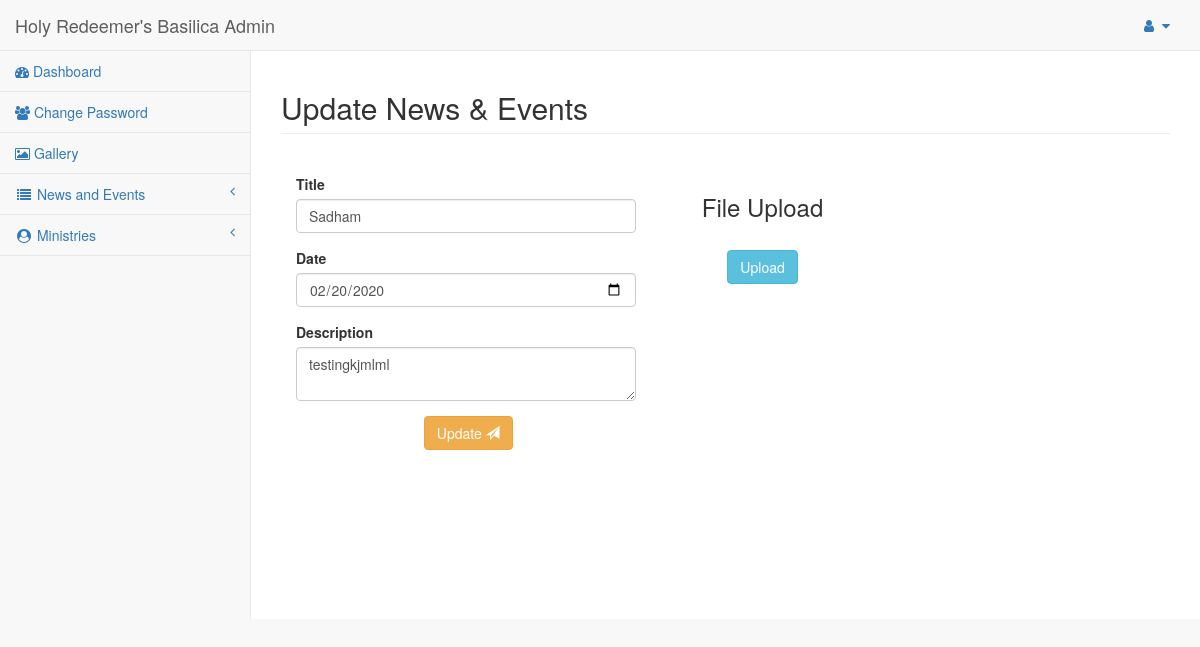
Page /admin-panel/newsform1_edit.php?id=1 (signed in) on the committed database.
### tables this page shows
CREATE TABLE `news_one` (
  `id` int(11) unsigned NOT NULL AUTO_INCREMENT,
  `title_one` varchar(100) DEFAULT NULL,
  `date_one` date DEFAULT NULL,
  `description_one` text,
  PRIMARY KEY (`id`)
);

### admin-panel/newsform1_edit.php (the view, shortened to what this page needs)
<?php
include "connect.php" ;
$editID = $_REQUEST['id'];
$select = mysqli_query($connect,"select * from news_one where id='$editID'");
$fetch = mysqli_fetch_assoc($select);
?>
<?php include BASE_PATH.'/includes/header.php'; ?>
<div id="page-wrapper">
	<div class="row">
		<div class="col-lg-12">
			<h2 class="page-header">Update News & Events</h2>
		</div>
	</div>
	<br>
	<form class="form" action="" name="news1" method="post" enctype="">
		<fieldset>
			<div class="col-md-5">
				<div class="form-group">
					<label for="title">Title</label>
					  <input type="text" name="title_one" placeholder="title" class="form-control" required="required" value= "<?php echo $fetch['title_one'];?>" >
				</div>
				<div class="form-group">
					<label for="date">Date</label>
					<input type="date" name="date_one"  placeholder="mm/dd/yyyy" class="form-control" required="required" value=<?php echo $fetch['date_one'];?> >
				</div>
				<div class="form-group">
					<label for="description">Description</label>
					  <textarea name="description_one" placeholder="description" class="form-control" ><?php echo $fetch['description_one'];?></textarea>
				</div>
				<div class="form-group text-center">
					<button type="submit" class="btn btn-warning" name="submit" >Update <i class="glyphicon glyphicon-send"></i></button>
				</div>
			</div>
			<div class="col-md-3">
				<div class="form-group">
				   <h3 align="center">File Upload</h3>
				    <br>
				   <div align="center">
				    <button type="button" class="btn btn-info" id="editsubmit-all" onclick="window.location.reload('true');">Upload</button>
				   </div>
				</div>
			</div>
			<div class="col-md-4">
			</div>
		</fieldset>
	</form>
</div>
<?php include BASE_PATH.'/includes/footer.php'; ?>

### admin-panel/assets/css/sb-admin-2.css (style rules this page uses)
body { background-color: #f8f8f8; }
#page-wrapper { padding: 0 15px; min-height: 568px; background-color: white; }
@media (min-width: 768px) { #page-wrapper { position: inherit; margin: 0 0 0 250px; padding: 0 30px; border-left: 1px solid #e7e7e7; } }

### rows in the picture
news_one: title_one "Sadham", date_one "02/20/2020", description_one "testingkjmlml"
